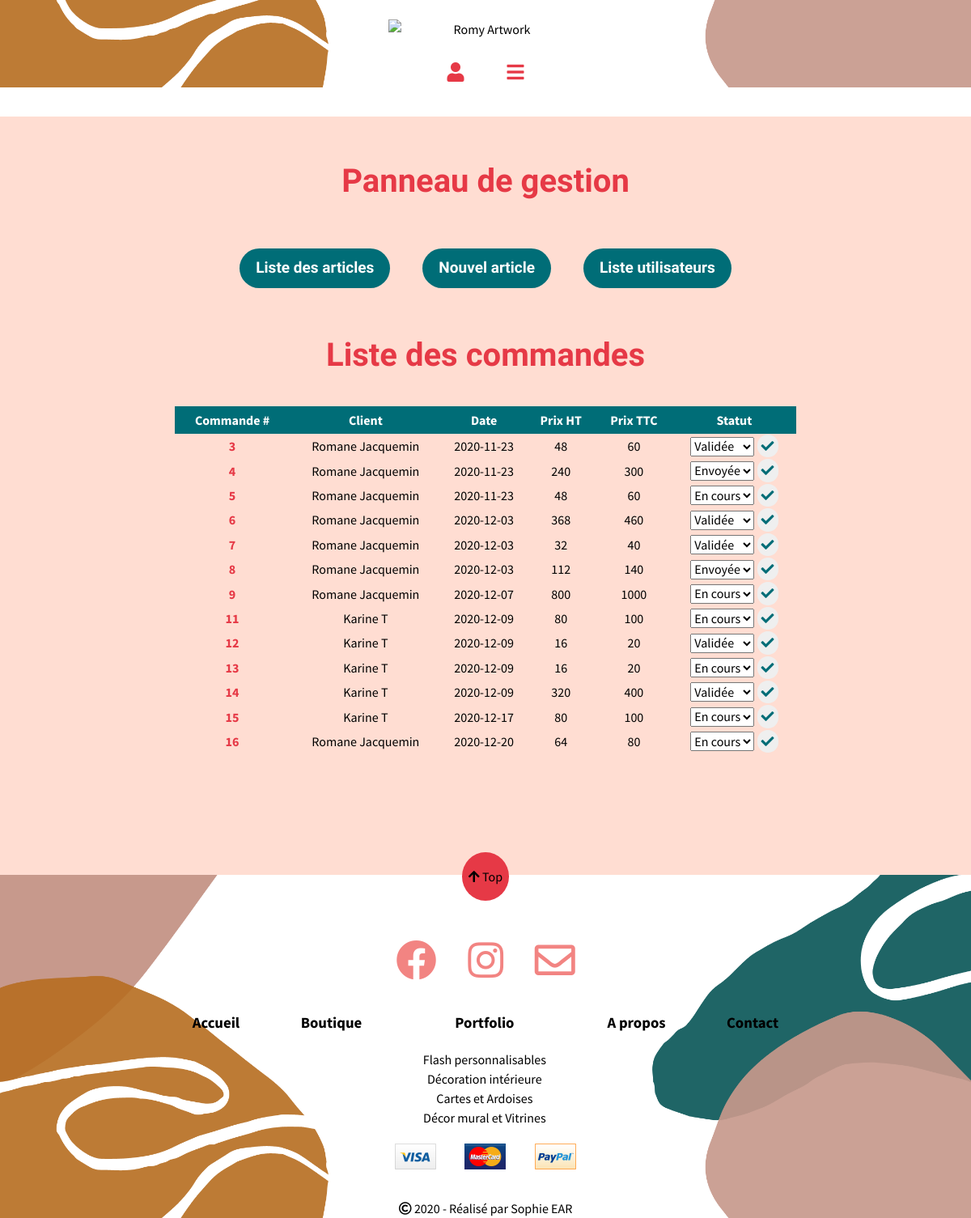
/index.php/admin (signed in), run on the app's committed database.
### tables this page shows
CREATE TABLE IF NOT EXISTS `orders` (
  `OrderID` int(11) NOT NULL AUTO_INCREMENT,
  `UserID` int(11) NOT NULL,
  `OrderDate` date NOT NULL,
  `OrderHT` float NOT NULL,
  `OrderTTC` float NOT NULL,
  `OrderStatus` int(1) NOT NULL DEFAULT '1',
  PRIMARY KEY (`OrderID`),
  KEY `UserID` (`UserID`),
  KEY `OrderStatus` (`OrderStatus`)
);

CREATE TABLE IF NOT EXISTS `user` (
  `UserID` int(11) NOT NULL AUTO_INCREMENT,
  `UserFirstname` varchar(50) NOT NULL,
  `UserLastname` varchar(50) NOT NULL,
  `UserBirth` date NOT NULL,
  `UserAddress` varchar(50) NOT NULL,
  `UserZipcode` varchar(10) NOT NULL,
  `UserCity` varchar(50) NOT NULL,
  `UserCountry` varchar(50) NOT NULL,
  `UserPhone` char(10) NOT NULL,
  `UserMail` varchar(50) NOT NULL,
  `UserPassword` varchar(64) NOT NULL,
  `UserStatus` int(1) NOT NULL DEFAULT '1',
  `AccountDate` date DEFAULT NULL,
  PRIMARY KEY (`UserID`),
  KEY `UserStatus` (`UserStatus`)
);

### library/MicroKernel.class.php (called while the page is built, shortened)
<?php
class MicroKernel
{
    private $applicationPath;
    private $configuration;
    private $controllerPath;
    public function __construct()
    {
        $this->applicationPath = realpath(ROOT_PATH.'/application');
        $this->configuration   = new Configuration();
        $this->controllerPath  = null;
    }
    public function bootstrap()
    {
        $this->configuration->load('database');
        $this->configuration->load('library');
        return $this;
    }
    public function loadClass($class)
    {
        $class = str_replace('\\', DIRECTORY_SEPARATOR, $class);
        if(substr($class, -10) == 'Controller')
        {
            $filename = "$this->controllerPath/$class.class.php";
        }
        else if(substr($class, -4) == 'Form')
        {
            $filename = "$this->applicationPath/forms/$class.class.php";
        }
        elseif(substr($class, -5) == 'Model')
        {
            $filename = "$this->applicationPath/models/$class.class.php";
        }
        else
        {
            $filename = "$this->applicationPath/classes/$class.class.php";
        }
    }
    public function run(FrontController $frontController)
    {
        try
        {
            $requestPath = $frontController->buildContext($this->configuration);
            $this->controllerPath = "$this->applicationPath/controllers$requestPath";
            $frontController->run();
            $frontController->renderView();
        }
        catch(Exception $exception)
        {
            ob_clean();
            $frontController->renderErrorView
            (
                implode('<br>',
                [
                    $exception->getMessage(),
                    "<strong>Fichier</strong> : ".$exception->getFile(),
                    "<strong>Ligne</strong> : ".$exception->getLine()
                ])
            );
        }
    }
}

### index.php (called while the page is built, shortened)
<?php
require_once 'library/Configuration.class.php';
require_once 'library/Database.class.php';
require_once 'library/FrontController.class.php';
require_once 'library/MicroKernel.class.php';
$microKernel = new MicroKernel();
$microKernel->bootstrap()->run(new FrontController());

### application/controllers/admin/AdminController.class.php (called while the page is built, shortened)
<?php
class AdminController {
	public function httpGetMethod(Http $http, array $queryFields)
	{
		$orderModel = new OrderModel();
		$orders = $orderModel->listOrders();
		$status = $orderModel->getOrderStatus();
		$title = "RomyArt - Administation";
		return ["FlashBag" => new FlashBag(), "orders" => $orders, "status" => $status, "title" => $title];
	}
}
?>

### library/Database.class.php (called while the page is built, shortened)
<?php
class Database
{
	private $pdo;
	public function __construct()
	{
		$configuration = new Configuration();
		$this->pdo = new PDO
		(
			$configuration->get('database', 'dsn'),
			$configuration->get('database', 'user'),
			$configuration->get('database', 'password')
		);
		$this->pdo->exec('SET NAMES UTF8');
	}
    public function query($sql, array $criteria = array())
    {
        $query = $this->pdo->prepare($sql);
        $query->execute($criteria);
        return $query->fetchAll(PDO::FETCH_ASSOC);
    }
}

### library/Configuration.class.php (called while the page is built, shortened)
<?php
class Configuration
{
	private static $registry;
	public function __construct()
	{
		if(Configuration::$registry === null)
		{
			Configuration::$registry = array();
		}
	}
	public function get($filename, $key, $defaultValue = null)
	{
		if(array_key_exists($filename, Configuration::$registry) === true)
		{
			if(array_key_exists($key, Configuration::$registry[$filename]) === true)
			{
				return Configuration::$registry[$filename][$key];
			}
		}
		return $defaultValue;
	}
	public function load($filename)
	{
		Configuration::$registry[$filename] = $config;
	}
}

### application/models/OrderModel.class.php (called while the page is built, shortened)
<?php
class OrderModel{
	public function getOrderStatus() {
		$status = new Database();
		$sql = 'SELECT 	OrderStatus, StatusName FROM orderstatus';
		return $status->query($sql, array());
	}
	public function listOrders() {
		$orders = new Database();
		$sql = 'SELECT 	ord.OrderID,
						ord.UserID,
						ord.OrderDate,
						ord.OrderHT,
						ord.OrderTTC,
						ord.OrderStatus,
						user.UserID,
						user.UserFirstname,
						user.UserLastname,
						ordSta.OrderStatus,
						ordSta.StatusName
				FROM orders ord
				INNER JOIN user ON ord.UserID = user.UserID
				INNER JOIN orderstatus ordSta ON ord.OrderStatus = ordSta.OrderStatus
				ORDER BY ord.OrderID';
		return $orders->query($sql, array());
	}
}
?>

### application/www/admin/AdminView.phtml (the view, shortened to what this page needs)
<div id="admin" class="container">
	<h2>Panneau de gestion</h2>
	<div class="flex">
		<a href="<?= $requestUrl ?>/admin/post" title="Liste des articles" class="button">Liste des articles</a>
		<a href="<?= $requestUrl ?>/admin/newpost" title="Nouvel article" class="button">Nouvel article</a>
		<a href="<?= $requestUrl ?>/admin/listusers" title="Liste des utilisateurs" class="button">Liste utilisateurs</a>
	</div>
	<h2>Liste des commandes</h2>
	<table>
		<thead>
			<th>Commande #</th>
			<th class="mobile">Client</th>
			<th>Date</th>
			<th class="mobile">Prix HT</th>
			<th class="mobile">Prix TTC</th>
			<th>Statut</th>
		</thead>
		<tbody>
			<?php foreach($orders as $order): ?>
			<tr>
				<td><a href="<?= $requestUrl ?>/details?UserID=<?= $order["UserID"] ?>&OrderID=<?= $order["OrderID"] ?>" title="Détails"><?= $order["OrderID"] ?></a></td>
				<td class="mobile"><?= $order["UserFirstname"]." ".$order["UserLastname"] ?></td>
				<td><?= $order["OrderDate"] ?></td>
				<td class="mobile"><?= $order["OrderHT"] ?></td>
				<td class="mobile"><?= $order["OrderTTC"] ?></td>
				<td>
					<form action="<?= $requestUrl ?>/admin" method="POST">
						<select name="status">
							<?php foreach($status as $now): ?>
								<?php if($now["OrderStatus"] == $order["OrderStatus"]): ?>
									<option selected value="<?= $order["OrderStatus"] ?>"><?= $order["StatusName"] ?></option>
								<?php else: ?>
									<option value="<?= $now["OrderStatus"] ?>"><?= $now["StatusName"] ?></option>
								<?php endif; ?>
							<?php endforeach; ?>
						</select>
						<button type="submit" name="button" value="editOrderStatus" class="icone"><i class="fas fa-check"></i></button>
					</form>
				</td>
			</tr>
			<?php endforeach; ?>
		</tbody>
	</table>
</div>

### library/FrontController.class.php (shortened to what this page needs)
<?php
class FrontController
{
    private $http;
    private $viewData;
    public function __construct()
    {
        $this->http = new Http();
        $this->viewData =
        [
            'template'  => null,
            'variables' =>
            [
                'requestUrl' => $_SERVER['SCRIPT_NAME'],
                'wwwUrl'     => str_replace('index.php', 'application/www', $_SERVER['SCRIPT_NAME'])
            ]
        ];
    }
    public function buildContext(Configuration $configuration)
    {
        $filters = $configuration->get('library', 'intercepting-filters', array());
        foreach($filters as $filterName)
        {
            $filter = new $filterName();
            if ($filter instanceof InterceptingFilter)
            {
                $this->viewData['variables'] = array_merge
                (
                    $this->viewData['variables'],
                    (array) $filter->run($this->http, $_GET, $_POST)
                );
            }
        }
        return $this->http->getRequestPath();
    }
    public function renderView()
    {
        $this->viewData['template'] = WWW_PATH.
        $this->http->getRequestPath().DIRECTORY_SEPARATOR.
        $this->http->getRequestFile().'View.phtml';
        extract($this->viewData['variables'], EXTR_OVERWRITE);
        if(array_key_exists('_raw_template', $this->viewData['variables']) == true)
        {
            unset($this->viewData['variables']['_raw_template']);
            include $this->viewData['template'];
        }
        else
        {
            include WWW_PATH.'/LayoutView.phtml';
        }
    }
    public function run()
    {
        $controller = new $controllerClass();
        if($this->http->getRequestMethod() == 'GET')
        {
            $fields = $_GET;
            $method = 'httpGetMethod';
        }
        else
        {
            $fields = $_POST;
            $method = 'httpPostMethod';
        }
        $this->viewData['variables'] = array_merge
        (
            $this->viewData['variables'],
            (array) $controller->$method($this->http, $fields)
        );
    }
}

### application/www/LayoutView.phtml (shortened to what this page needs)
<!DOCTYPE html>
<html>
<head>
	<link rel="stylesheet" href="https://use.fontawesome.com/releases/v5.15.0/css/all.css" />
	<link rel="stylesheet" href="<?= $wwwUrl ?>/css/normalize.css" type="text/css">
	<link rel="stylesheet" href="<?= $wwwUrl ?>/css/style.css" type="text/css">
</head>
<body>
	<header>
		<div class="container">
			<a href="<?= $requestUrl ?>" title="Accueil" id="logo">
				<img id="logo-big" src="<?= $wwwUrl ?>/images/layout/header3.png" alt="Romy Artwork">
			</a>
			<div class="burger">
				<span id="burgerUser"><i class="fas fa-user"></i></span>
				<span id="burgerShop"><i class="fas fa-bars"></i></span>
			</div>
		</div>
	</header>
	<main>
		<div class="defile">
			<h1 class="nowrap">Bienvenue sur RomyArt Shop !</h1>
		</div>
		<?php include $this->viewData['template'] ?>
	</main>
	<footer>
		<div class="container">
			<p class="backToTop">
				<a href="#" title="Haut de page"><i class="fas fa-arrow-up"></i> Top</a>
			</p>
			<div id="contactNav" class="flex">
				<a href="https://www.facebook.com/romane.jacquemin.9" title="Page Facebook" target="_blank"><i class="fab fa-facebook"></i></a>
				<a href="https://www.instagram.com/romyartwork/" title="Page Instagram" target="_blank"><i class="fab fa-instagram"></i></a>
				<a href="mailto:romanejacquemmin@yahoo.fr" title="Email" target="_blank"><i class="far fa-envelope"></i></a>
			</div>
			<div id="footerNav" class="flex">
				<div>
					<h3><a href="<?= $requestUrl ?>" title="Accueil">Accueil</a></h3>
				</div>
				<div>
					<h3><a href="<?= $requestUrl ?>/shop" title="Boutique">Boutique</a></h3>
				</div>
				<div>
					<h3><a href="<?= $requestUrl ?>/portfolio" title="Portfolio">Portfolio</a></h3>
					<div class="flex">
						<a href="<?= $requestUrl ?>/portfolio/flash" title="Flash">Flash personnalisables</a>
						<a href="<?= $requestUrl ?>/portfolio/deco" title="Décorations">Décoration intérieure</a>
						<a href="<?= $requestUrl ?>/portfolio/cartes" title="Cartes et ardoises">Cartes et Ardoises</a>
						<a href="<?= $requestUrl ?>/portfolio/mur" title="Décor mural et vitrines">Décor mural et Vitrines</a>
					</div>
				</div>
				<div>
					<h3><a href="<?= $requestUrl ?>/aboutme" title="About me">A propos</a></h3>
				</div>
				<div>
					<h3><a href="<?= $requestUrl ?>/contact" title="Contact">Contact</a></h3>
				</div>
			</div>
			<div id="paymentNav" class="flex">
				<img src="<?= $wwwUrl ?>/images/payment/visa.png" alt="visa">
				<img src="<?= $wwwUrl ?>/images/payment/mastercard.png" alt="mastercard">
				<img src="<?= $wwwUrl ?>/images/payment/paypal.png" alt="paypal">
			</div>
			<div>
				<p><i class="far fa-copyright"></i> 2020 - Réalisé par <a href="mailto:ear.sophie@gmail.com" title="mail">Sophie EAR</a></p>
			</div>
		</div>
	</footer>
</body>
</html>

### application/www/css/style.css (style rules this page uses)
:root { --main-green : #006d77; --main-pink : #e63946; --bg-color : #FFDDD2; --black : #000; --white : #FFF; --amatic-font : 'Amatic SC', cursive; }
* { box-sizing: border-box; }
html { font-size: 62.5%; scroll-behavior: smooth; }
body { background-color: var(--bg-color); font-family: 'Source Sans Pro', sans-serif; font-size: 1.6rem; hyphens: auto; line-height: 1.5; margin: 0 auto; padding: 0; margin-top: -22px; margin-bottom: -20px; text-align: center; transition: all 0.3s ease 0s; }
.button { background-color: var(--main-green); border-radius: 50px; color: var(--white); display: inline-block; font-family: var(--amatic-font); font-size: 1.9rem; font-weight: bold; line-height: 1.5; margin: 20px 20px; padding: 10px 20px; }
.container { width: 90%; margin: 0 auto; }
.flex { display: flex; }
.icone { border-radius: 30px; color: var(--main-green); padding: 5px; }
.nowrap { white-space: nowrap; }
table { border-spacing: 0; margin: auto; table-layout: auto; width: 100%; }
table thead { background-color: var(--main-green); }
table thead th { color: var(--white); padding: 5px; }
tbody td>a { font-weight: bold; color: var(--main-pink); }
h1, h2, h3 { text-align: center; }
h2 { color: var(--main-pink); font-family: var(--amatic-font); font-size: 4rem; }
a { color: var(--black); text-decoration: none; }
button { border: none; justify-content: center; }
header #shopNav, footer #footerNav, footer #footerNav .flex { flex-direction: column; }
header .container { margin-top: 50px; position: relative; width: 100%; }
header #logo-big { display: none; margin: auto; width: 24rem; }
.burger span { font-size: 2.4rem; margin: auto 20px; padding: 5px; color: var(--main-pink); }
main .container { margin: 50px auto; }
.defile { background-color: var(--white); overflow: hidden; }
main h1 { display: inline-block; font-size: 2.4rem; margin: 0 auto; padding-right: 2em; padding-left: 100%; animation: defile 15s infinite linear; }
#admin div { flex-direction: column; }
footer { margin-top: 150px; }
footer #contactNav, footer #footerNav, footer #paymentNav { justify-content: space-around; }
footer #contactNav, footer #paymentNav { margin: auto; padding: 20px; }
footer #contactNav a i { color: #f28482; font-size: 5rem; }
.backToTop { padding: 30px; }
.backToTop a { background-color: var(--main-pink); border-radius: 50%; padding : 20px 8px; }
@media screen and (min-width: 700px) { table td { white-space: nowrap; } }
@media screen and (min-width: 700px) { header #shopNav, footer #footerNav { flex-direction: row; } }
@media screen and (min-width: 700px) { header #logo { padding: 20px; } }
@media screen and (min-width: 700px) { header #logo-big { display: block; } }
@media screen and (min-width: 700px) { .centerButton, #admin div { flex-direction: row; justify-content: center; } }
@media screen and (min-width: 768px) { main .container { width: 90%; } }
@media screen and (min-width: 1025px) { body { margin-top: -50px; } }
@media screen and (min-width: 1025px) { table { width: 80%; } }
@media screen and (min-width: 1025px) { header, footer { background: url("../images/layout/banner.png") no-repeat bottom; background-size: cover; } }
@media screen and (min-width: 1025px) { footer { padding-top: 50px; } }
@media screen and (min-width: 1025px) { footer #contactNav, footer #paymentNav { max-width: 300px; } }
@media screen and (min-width: 1025px) { .backToTop { margin-top: -90px; } }
@media screen and (min-width: 1200px) { main .container { width: 80%; } }
@media screen and (min-width: 1200px) { footer #footerNav { max-width: 800px; margin: auto; } }

### data on the page
orders: OrderID "3", UserID.UserFirstname "Romane", UserID.UserLastname "Jacquemin", OrderDate "2020-11-23", OrderHT "48", OrderTTC "60"
orders: OrderID "4", UserID.UserFirstname "Romane", UserID.UserLastname "Jacquemin", OrderDate "2020-11-23", OrderHT "240", OrderTTC "300"
orders: OrderID "5", UserID.UserFirstname "Romane", UserID.UserLastname "Jacquemin", OrderDate "2020-11-23", OrderHT "48", OrderTTC "60"
orders: OrderID "6", UserID.UserFirstname "Romane", UserID.UserLastname "Jacquemin", OrderDate "2020-12-03", OrderHT "368", OrderTTC "460"
orders: OrderID "7", UserID.UserFirstname "Romane", UserID.UserLastname "Jacquemin", OrderDate "2020-12-03", OrderHT "32", OrderTTC "40"
orders: OrderID "8", UserID.UserFirstname "Romane", UserID.UserLastname "Jacquemin", OrderDate "2020-12-03", OrderHT "112", OrderTTC "140"
orders: OrderID "9", UserID.UserFirstname "Romane", UserID.UserLastname "Jacquemin", OrderDate "2020-12-07", OrderHT "800", OrderTTC "1000"
orders: OrderID "11", UserID.UserFirstname "Karine", UserID.UserLastname "T", OrderDate "2020-12-09", OrderHT "80", OrderTTC "100"
orders: OrderID "12", UserID.UserFirstname "Karine", UserID.UserLastname "T", OrderDate "2020-12-09", OrderHT "16", OrderTTC "20"
orders: OrderID "13", UserID.UserFirstname "Karine", UserID.UserLastname "T", OrderDate "2020-12-09", OrderHT "16", OrderTTC "20"
orders: OrderID "14", UserID.UserFirstname "Karine", UserID.UserLastname "T", OrderDate "2020-12-09", OrderHT "320", OrderTTC "400"
orders: OrderID "15", UserID.UserFirstname "Karine", UserID.UserLastname "T", OrderDate "2020-12-17", OrderHT "80", OrderTTC "100"
orders: OrderID "16", UserID.UserFirstname "Romane", UserID.UserLastname "Jacquemin", OrderDate "2020-12-20", OrderHT "64", OrderTTC "80"

### other printed values
form field status "Validée"
form field status "Envoyée"
form field status "En cours"
